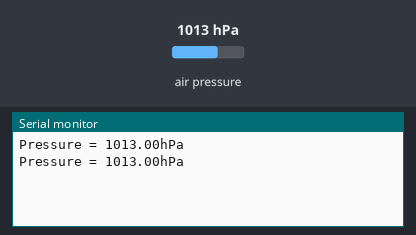
A sketch run on a simulated Arduino Uno, built with avr-gcc and run on an emulated ATmega328P. Shown: the last lines printed to the serial monitor. The test bench sets the inputs (shaded band); at power-on: air pressure 1013 hPa.

Above: at 2.8 s.
2.9 s: air pressure set to 952 hPa
At 5.0 s:
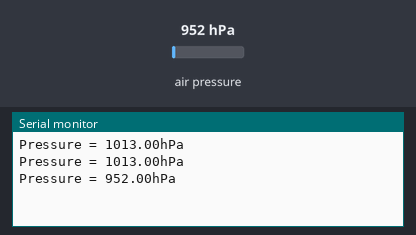
5.6 s: air pressure set to 975 hPa
At 6.6 s:
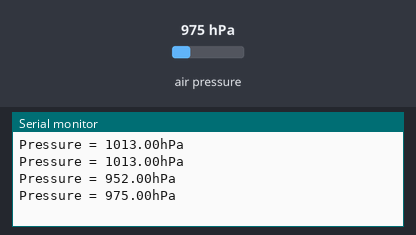
Timing chart, 0 to 8.6 s (numbered marks = the images above; inputs shaded):
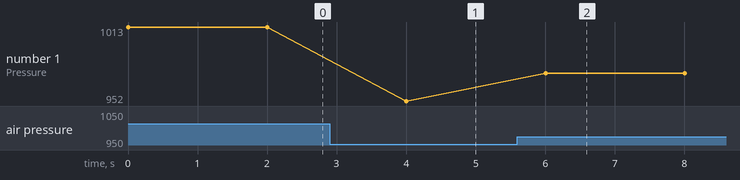

The sketch:

bmp280_pressure.ino
```cpp
#include <Wire.h>
#include <SPI.h>
#include <Adafruit_BMP280.h>

Adafruit_BMP280 bmp;
void setup() {
  Serial.begin(9600);
  if (!bmp.begin(BMP280_ADDRESS_ALT, BMP280_CHIPID)) {
    Serial.println("Device not fuond");
    while (1) delay(10);
  }
}

void loop() {
    Serial.print(F("Pressure = "));
    Serial.print(bmp.readPressure()/100);
    Serial.println("hPa");
    Serial.println();
    delay(2000);
}
```

Measured:
- after the input at 2.9 s, the serial monitor: prints a new line after 1.1 s (image 1)
- after the input at 5.6 s, the serial monitor: prints a new line after 0.41 s (image 2)
- plotted number 1: 1013 → 952 after the input at 2.9 s, 952 → 975 after the input at 5.6 s
